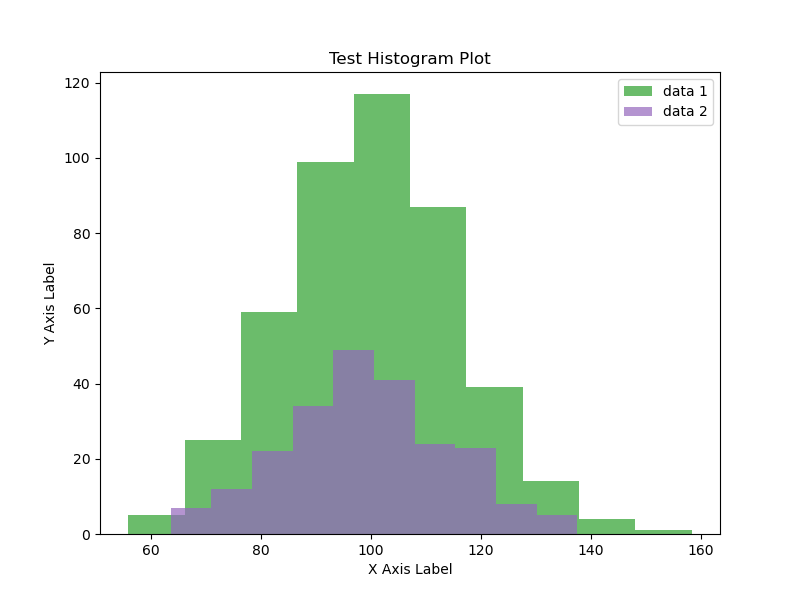

This figure's Python source:
import numpy as np
import matplotlib.pyplot as plt
from emcpy.plots.plots import Histogram
from emcpy.plots.create_plots import CreatePlot

# Generate test data for histogram plots
mu = 100  # mean of distribution
sigma = 15  # standard deviation of distribution
data1 = mu + sigma * np.random.randn(450)
data2 = mu + sigma * np.random.randn(225)

# Create histogram objects
hst1 = Histogram(data1)
hst1.color = 'tab:green'
hst1.alpha = 0.7
hst1.label = 'data 1'

hst2 = Histogram(data2)
hst2.color = 'tab:purple'
hst2.alpha = 0.7
hst2.label = 'data 2'

# Create histogram plot and draw data
myplt = CreatePlot()
plt_list = [hst1, hst2]
myplt.draw_data(plt_list)

# Add features
myplt.add_title(label='Test Histogram Plot')
myplt.add_xlabel(xlabel='X Axis Label')
myplt.add_ylabel(ylabel='Y Axis Label')
myplt.add_legend()

# Return matplotlib figure
fig = myplt.return_figure()
fig.savefig('layered_histogram.png')
